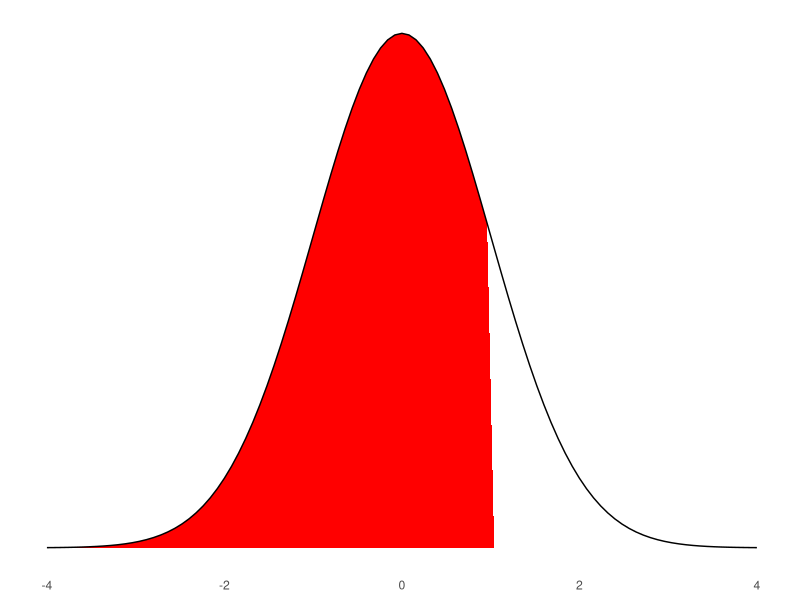
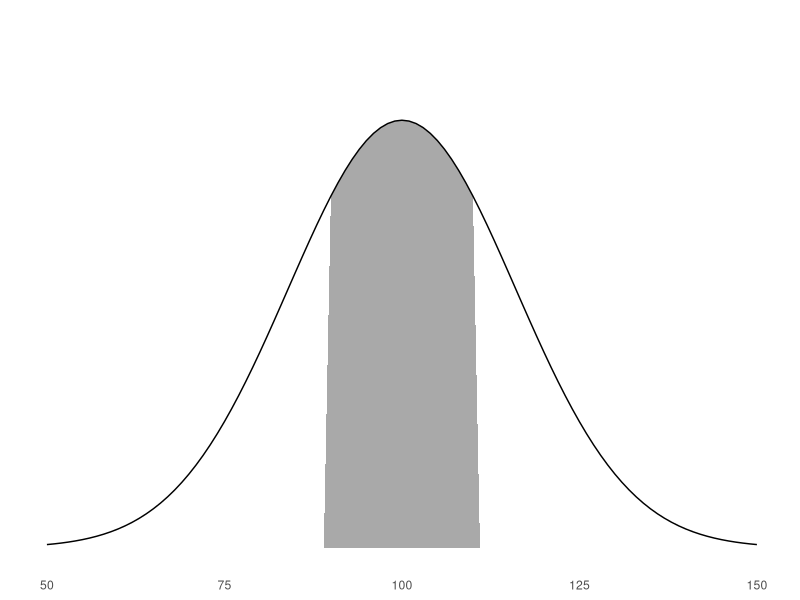
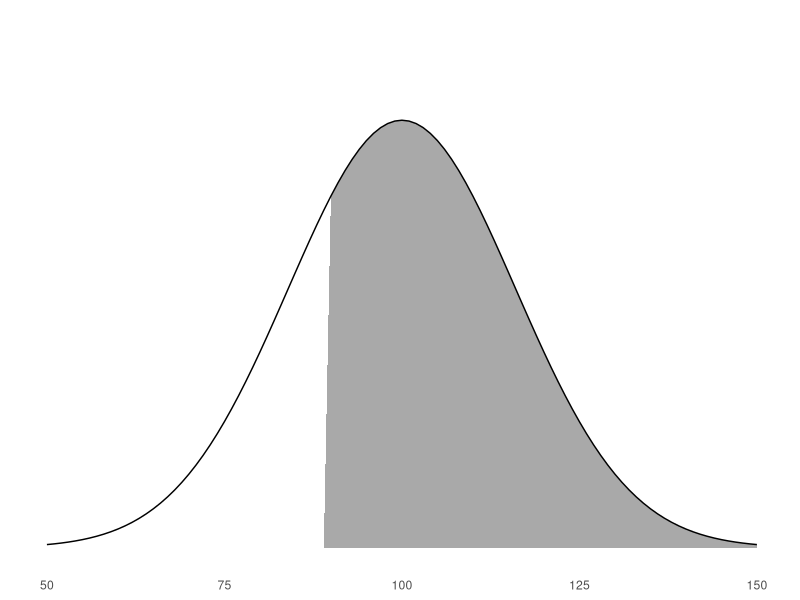
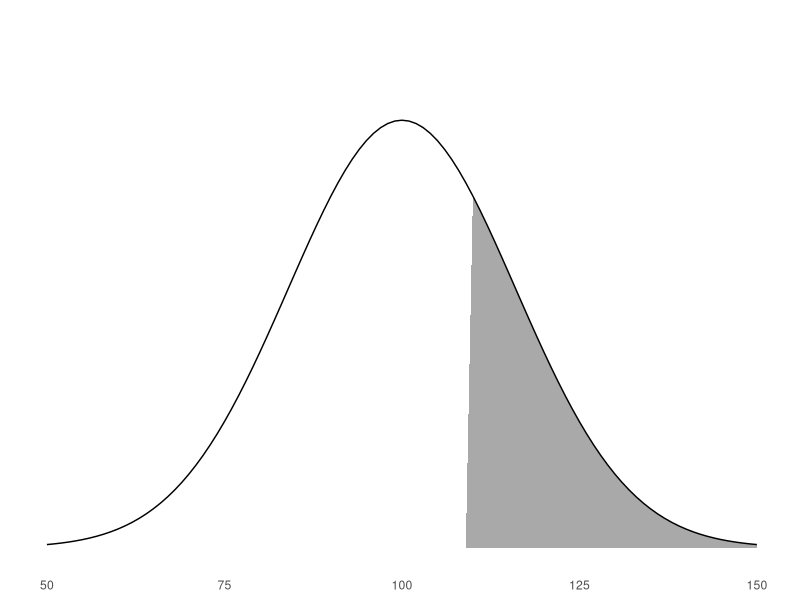

These figures' R source, in order:
## ---- chunk 1
# Função para calcular a densidade da distribuição normal padrão
dnorm_range <- function(x, mean = 0, sd = 1) {
  dnorm(x, mean, sd) * (x >= -Inf & x <= 1)
}

# Carregar a biblioteca ggplot2 para criar gráficos
library(ggplot2)

# Criar um gráfico da curva normal padrão com a área vermelha até 1
ggplot(data.frame(x = c(-4, 4)), aes(x = x)) +
  stat_function(fun = dnorm_range, geom = "area", fill = "red") +
  stat_function(fun = dnorm, geom = "line", color = "black") +
  coord_cartesian(xlim = c(-4, 4)) +
  theme_minimal() +
  labs(x = NULL, y = NULL) +
  theme(legend.position = "none", panel.grid = element_blank(), axis.text.y = element_blank())
## ---- chunk 2
# Importar biblioteca para gráficos
library(tidyverse)

# Função para calcular a densidade da distribuição normal
dnorm_range <- function(x, mean = 100, sd = 16) {
  dnorm(x, mean, sd) * (x >= 90 & x <= 110)
}

# Criar um gráfico da curva normal com a área sombreada
ggplot(data.frame(x = c(50, 150)), aes(x = x)) +
  stat_function(fun = dnorm_range, geom = "area", fill = "darkgray") +
  stat_function(fun = dnorm, geom = "line", color = "black", args = list(mean = 100, sd = 16)) +
  coord_cartesian(xlim = c(50, 150), ylim = c(0, 0.03)) +  # Define os limites dos eixos
  theme_minimal() +
  labs(x = NULL, y = NULL) +
  theme(legend.position = "none", panel.grid = element_blank(), axis.text.y = element_blank())
## ---- chunk 3
# (1)

# Função para calcular a densidade da distribuição normal
dnorm_range_above_90 <- function(x, mean = 100, sd = 16) {
  dnorm(x, mean, sd) * (x >= 90)
}

# Criar um gráfico da área sombreada até x = 90 vindo de mais infinito
ggplot(data.frame(x = c(50, 150)), aes(x = x)) +
  stat_function(fun = dnorm_range_above_90, geom = "area", fill = "darkgray") +
  stat_function(fun = dnorm, geom = "line", color = "black", args = list(mean = 100, sd = 16)) +
  coord_cartesian(xlim = c(50, 150), ylim = c(0, 0.03)) +  # Define os limites dos eixos
  theme_minimal() +
  labs(x = NULL, y = NULL) +
  theme(legend.position = "none", panel.grid = element_blank(), axis.text.y = element_blank())

## ---- chunk 4

# (2)

# Função para calcular a densidade da distribuição normal
dnorm_range_above_110 <- function(x, mean = 100, sd = 16) {
  dnorm(x, mean, sd) * (x >= 110)
}

# Criar um gráfico da área sombreada até x = 110 vindo de mais infinito
ggplot(data.frame(x = c(50, 150)), aes(x = x)) +
  stat_function(fun = dnorm_range_above_110, geom = "area", fill = "darkgray") +
  stat_function(fun = dnorm, geom = "line", color = "black", args = list(mean = 100, sd = 16)) +
  coord_cartesian(xlim = c(50, 150), ylim = c(0, 0.03)) +  # Define os limites dos eixos
  theme_minimal() +
  labs(x = NULL, y = NULL) +
  theme(legend.position = "none", panel.grid = element_blank(), axis.text.y = element_blank())
